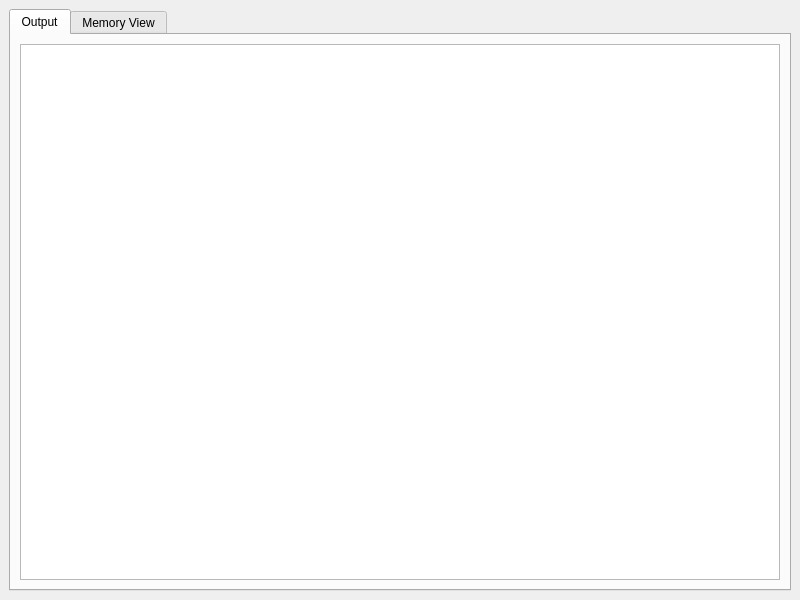
<?xml version="1.0" encoding="UTF-8"?>
<ui version="4.0">
 <class>OutputView</class>
 <widget class="QMainWindow" name="OutputView">
  <property name="windowModality">
   <enum>Qt::ApplicationModal</enum>
  </property>
  <property name="geometry">
   <rect>
    <x>0</x>
    <y>0</y>
    <width>800</width>
    <height>600</height>
   </rect>
  </property>
  <property name="windowTitle">
   <string>Output</string>
  </property>
  <widget class="QWidget" name="centralwidget">
   <layout class="QHBoxLayout" name="horizontalLayout">
    <item>
     <widget class="QTabWidget" name="tabWidget">
      <property name="currentIndex">
       <number>0</number>
      </property>
      <widget class="QWidget" name="outLog">
       <attribute name="title">
        <string>Output</string>
       </attribute>
       <layout class="QVBoxLayout" name="verticalLayout_3">
        <item>
         <widget class="QTextBrowser" name="outputLog">
          <property name="inputMethodHints">
           <set>Qt::ImhNone</set>
          </property>
         </widget>
        </item>
       </layout>
      </widget>
      <widget class="QWidget" name="memView">
       <attribute name="title">
        <string>Memory View</string>
       </attribute>
       <layout class="QHBoxLayout" name="horizontalLayout_3">
        <item>
         <layout class="QVBoxLayout" name="verticalLayout">
          <item>
           <widget class="QTreeWidget" name="registerView">
            <column>
             <property name="text">
              <string>Register</string>
             </property>
            </column>
            <column>
             <property name="text">
              <string>Value</string>
             </property>
            </column>
            <item>
             <property name="text">
              <string>RAX</string>
             </property>
            </item>
            <item>
             <property name="text">
              <string>RBX</string>
             </property>
            </item>
            <item>
             <property name="text">
              <string>RCX</string>
             </property>
            </item>
            <item>
             <property name="text">
              <string>RDX</string>
             </property>
            </item>
            <item>
             <property name="text">
              <string>RDI</string>
             </property>
            </item>
            <item>
             <property name="text">
              <string>RSI</string>
             </property>
            </item>
            <item>
             <property name="text">
              <string>R8</string>
             </property>
            </item>
            <item>
             <property name="text">
              <string>R9</string>
             </property>
            </item>
            <item>
             <property name="text">
              <string>R10</string>
             </property>
            </item>
            <item>
             <property name="text">
              <string>R11</string>
             </property>
            </item>
            <item>
             <property name="text">
              <string>R12</string>
             </property>
            </item>
            <item>
             <property name="text">
              <string>R13</string>
             </property>
            </item>
            <item>
             <property name="text">
              <string>R14</string>
             </property>
            </item>
            <item>
             <property name="text">
              <string>R15</string>
             </property>
            </item>
           </widget>
          </item>
          <item>
           <widget class="QTreeWidget" name="flagView">
            <property name="sizePolicy">
             <sizepolicy hsizetype="Expanding" vsizetype="Fixed">
              <horstretch>0</horstretch>
              <verstretch>0</verstretch>
             </sizepolicy>
            </property>
            <column>
             <property name="text">
              <string>Flag</string>
             </property>
            </column>
            <column>
             <property name="text">
              <string>Value</string>
             </property>
            </column>
            <item>
             <property name="text">
              <string>CF</string>
             </property>
            </item>
            <item>
             <property name="text">
              <string>PF</string>
             </property>
            </item>
            <item>
             <property name="text">
              <string>AF</string>
             </property>
            </item>
            <item>
             <property name="text">
              <string>ZF</string>
             </property>
            </item>
            <item>
             <property name="text">
              <string>SF</string>
             </property>
            </item>
            <item>
             <property name="text">
              <string>TF</string>
             </property>
            </item>
            <item>
             <property name="text">
              <string>IF</string>
             </property>
            </item>
            <item>
             <property name="text">
              <string>DF</string>
             </property>
            </item>
           </widget>
          </item>
         </layout>
        </item>
        <item>
         <layout class="QVBoxLayout" name="verticalLayout_2">
          <item>
           <layout class="QHBoxLayout" name="horizontalLayout_2">
            <item>
             <widget class="QLineEdit" name="lineEdit">
              <property name="inputMethodHints">
               <set>Qt::ImhLowercaseOnly</set>
              </property>
              <property name="placeholderText">
               <string>set [Loc]:[Val],[Loc]:[Val]... | view [LBound]:[UBound] | Hex (no H)</string>
              </property>
             </widget>
            </item>
            <item>
             <widget class="QPushButton" name="pushButton">
              <property name="text">
               <string>Submit</string>
              </property>
             </widget>
            </item>
           </layout>
          </item>
          <item>
           <widget class="QTextBrowser" name="textBrowser">
            <property name="sizePolicy">
             <sizepolicy hsizetype="MinimumExpanding" vsizetype="Expanding">
              <horstretch>0</horstretch>
              <verstretch>0</verstretch>
             </sizepolicy>
            </property>
            <property name="minimumSize">
             <size>
              <width>525</width>
              <height>0</height>
             </size>
            </property>
            <property name="inputMethodHints">
             <set>Qt::ImhNone</set>
            </property>
           </widget>
          </item>
         </layout>
        </item>
       </layout>
      </widget>
     </widget>
    </item>
   </layout>
  </widget>
 </widget>
 <resources/>
 <connections/>
</ui>
